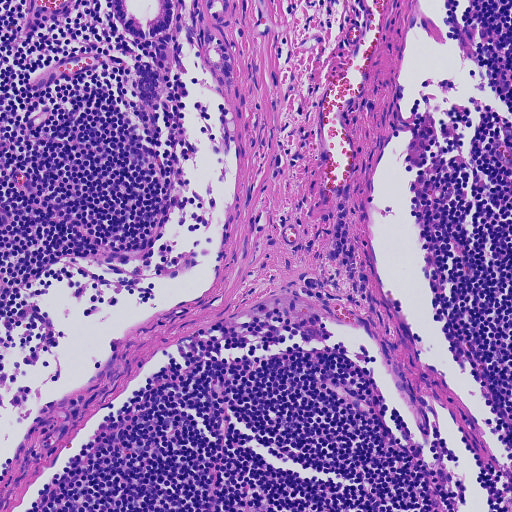
#> input picture 测试图片（p_045_node0）/有癌细胞/01_17_23.png, 512 x 512 px, found by its file name
$ jupyter execute 'GLCM Feature.ipynb'   (shell and % lines are left out)   (older library calls are emulated)
#> lines starting #> are read from the running program, lines starting #| are printed output that depends on the picture; long printed decimals are rounded
#> further down, img is the input picture: shape (512, 512, 3); mean R, G, B 151.4, 110.9, 180.3
[cell 1]
import math
import numpy as np
import matplotlib.pyplot as plt

import skimage
from skimage import io, measure, exposure, filters
from skimage.color import rgba2rgb, rgb2gray
from sklearn.cluster import KMeans
from skimage.util import compare_images
from skimage.filters.rank import entropy
from skimage.feature import greycomatrix, greycoprops
from skimage.morphology import disk

from scipy.stats import entropy

import os
import csv

[cell 2]
def extract_features(image_input):
    gray =  rgb2gray(image_input)
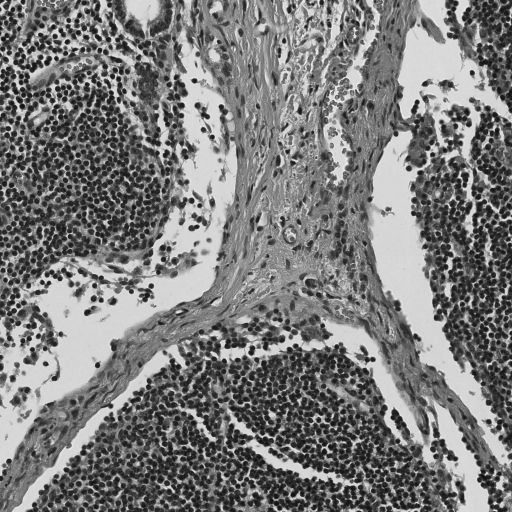
#> gray: shape (512, 512) float64; min 0.0318, max 0.995, mean 0.488
    [counts, bins] = exposure.histogram(gray,nbins=8,source_range='dtype',normalize=True)
#> counts = [0, 0, 0, 0, 0.215, 0.329, 0.237, 0.219]; bins = [-0.875, -0.625, -0.375, -0.125, 0.125, 0.375, 0.625, 0.875]
    v = counts.flatten()
#> v = [0, 0, 0, 0, 0.215, 0.329, 0.237, 0.219]


    fig, ax = plt.subplots(figsize=(12, 12))
    plt.subplot(1,3,1)
    plt.imshow(image_input)
    plt.subplot(1,3,2)
    plt.imshow(gray)

    gray_uint = (255*gray).astype(np.uint8)
    glcm = greycomatrix(gray_uint, distances=[5], angles=[0], levels=256,
                        symmetric=True, normed=True)
    plt.subplot(1,3,3)
    plt.imshow(gray_uint)


    v2 = np.zeros(6)
    v2[0] = greycoprops(glcm, 'contrast')[0, 0]
    v2[1] = greycoprops(glcm, 'dissimilarity')[0, 0]
    v2[2] = greycoprops(glcm, 'homogeneity')[0, 0]
    v2[3] = greycoprops(glcm, 'ASM')[0, 0]
    v2[4] = greycoprops(glcm, 'energy')[0, 0]
    v2[5] = greycoprops(glcm, 'correlation')[0, 0]

    print(v2)
    return v

[cell 3]
#/Users/ying/Documents/CIS Project/测试图片（p_045_node0）/有癌细胞/01_17_22.png

img_loc = '/Users/ying/Documents/CIS Project/测试图片（p_045_node0）/有癌细胞/01_17_23.png'

img = io.imread(img_loc)

result = extract_features(img)
#> result = [0, 0, 0, 0, 0.215, 0.329, 0.237, 0.219]

print(result)
#| [0.         0.         0.         0.         0.2147 0.3292
#|  0.2367 0.2194]
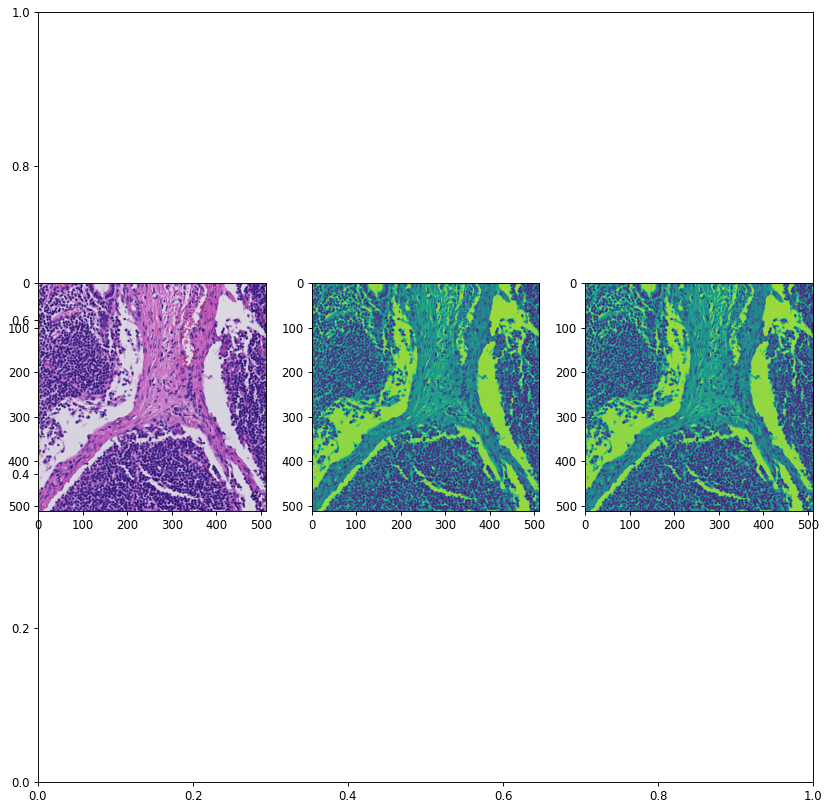
#> figure drawn by matplotlib, 3 panels

$ run again, with 测试图片（p_045_node0）/有癌细胞/01_17_22.png copied over 测试图片（p_045_node0）/有癌细胞/01_17_23.png
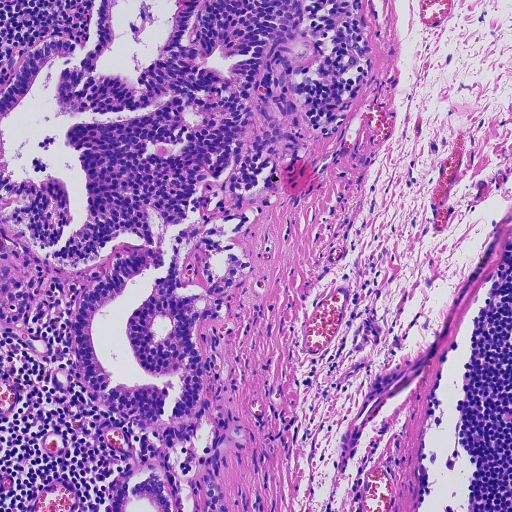
#> input picture 测试图片（p_045_node0）/有癌细胞/01_17_22.png, 512 x 512 px, found by its file name
#> img is the input picture: shape (512, 512, 3); mean R, G, B 168.9, 124.1, 188.4
#> in extract_features, `gray =  rgb2gray(image_input)`:
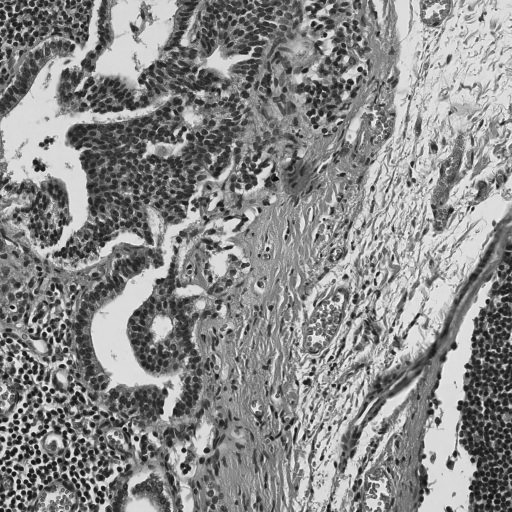
#> gray: shape (512, 512) float64; min 0.0167, max 0.997, mean 0.542
#> counts = [0, 0, 0, 0, 0.132, 0.315, 0.3, 0.252]; bins = [-0.875, -0.625, -0.375, -0.125, 0.125, 0.375, 0.625, 0.875]
#> v = [0, 0, 0, 0, 0.132, 0.315, 0.3, 0.252]
#| [0.         0.         0.         0.         0.1321 0.3152
#|  0.3003 0.2525]
#> `[cell 3] #/Users/ying/Documents/CIS Project/测试图片（p_045_node0）/有癌细胞/01_..`:
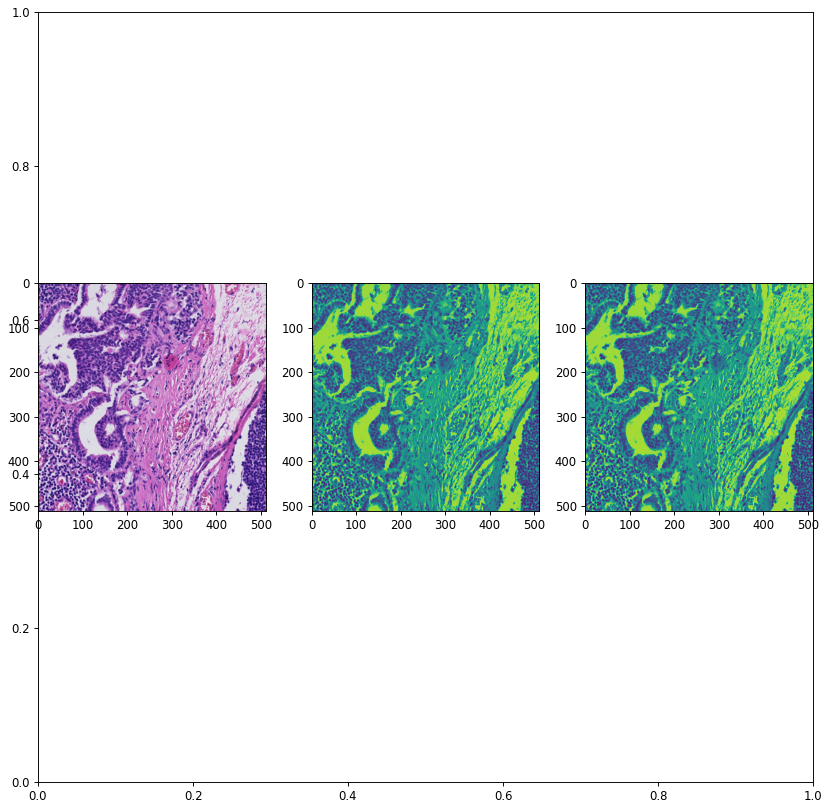
#> figure drawn by matplotlib, 3 panels

$ run again, with 测试图片（p_045_node0）/有癌细胞/01_16_22.png copied over 测试图片（p_045_node0）/有癌细胞/01_17_23.png
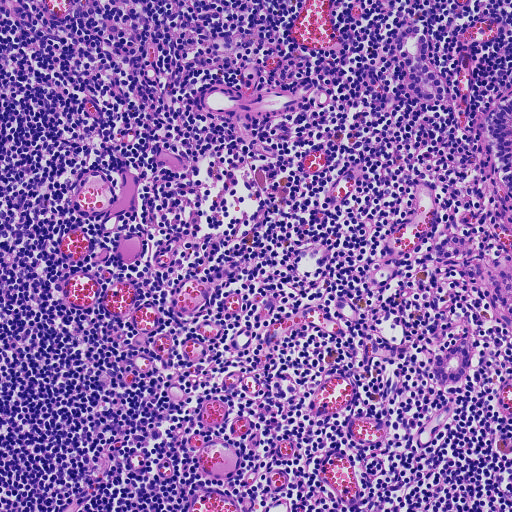
#> input picture 测试图片（p_045_node0）/有癌细胞/01_16_22.png, 512 x 512 px, found by its file name
#> img is the input picture: shape (512, 512, 3); mean R, G, B 141.2, 100.4, 173.7
#> in extract_features, `gray =  rgb2gray(image_input)`:
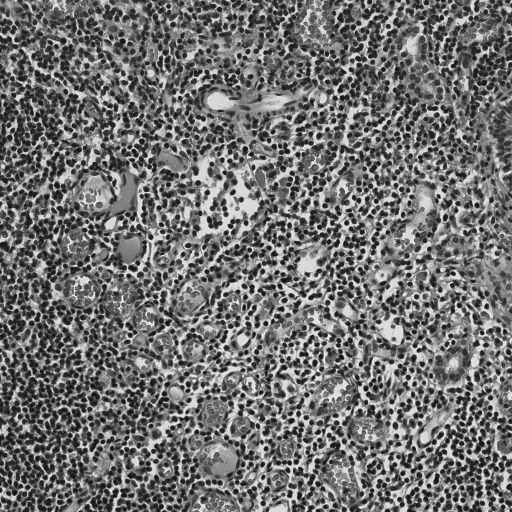
#> gray: shape (512, 512) float64; min 0.0248, max 0.992, mean 0.448
#> counts = [0, 0, 0, 0, 0.244, 0.352, 0.279, 0.124]; bins = [-0.875, -0.625, -0.375, -0.125, 0.125, 0.375, 0.625, 0.875]
#> v = [0, 0, 0, 0, 0.244, 0.352, 0.279, 0.124]
#| [0.         0.         0.         0.         0.2444 0.3518
#|  0.2795 0.1243]
#> `[cell 3] #/Users/ying/Documents/CIS Project/测试图片（p_045_node0）/有癌细胞/01_..`:
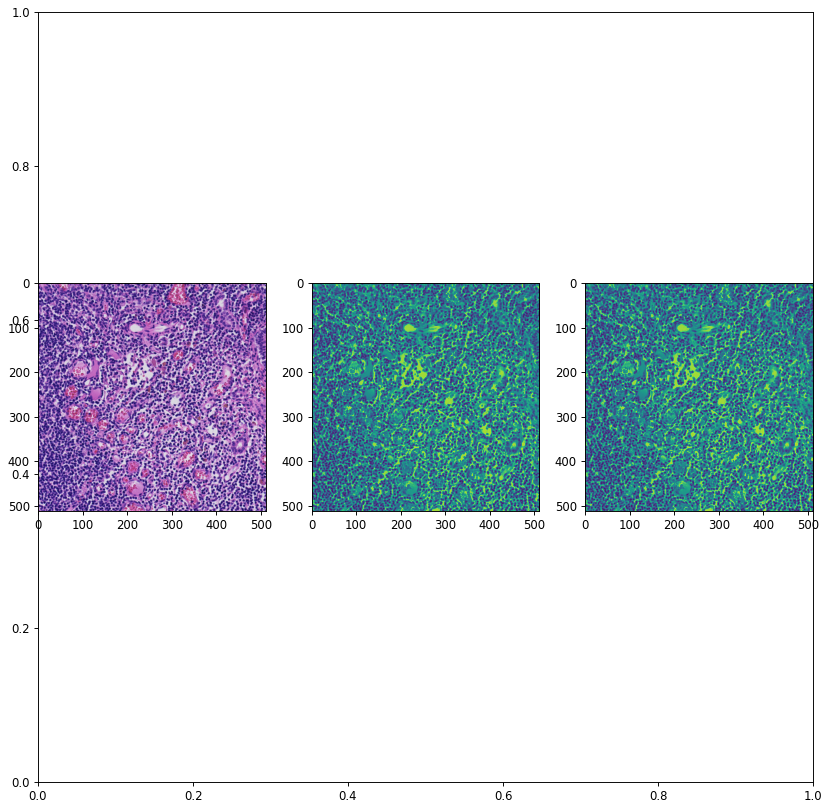
#> figure drawn by matplotlib, 3 panels

$ run again, with 测试图片（p_045_node0）/有癌细胞/01_17_21.png copied over 测试图片（p_045_node0）/有癌细胞/01_17_23.png
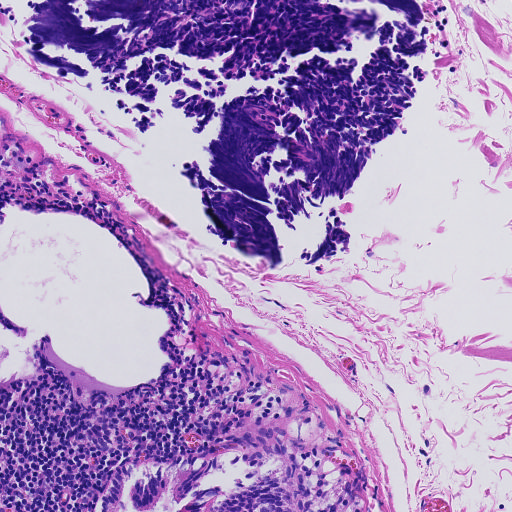
#> input picture 测试图片（p_045_node0）/有癌细胞/01_17_21.png, 512 x 512 px, found by its file name
#> img is the input picture: shape (512, 512, 3); mean R, G, B 171.3, 144.5, 192.3
#> in extract_features, `gray =  rgb2gray(image_input)`:
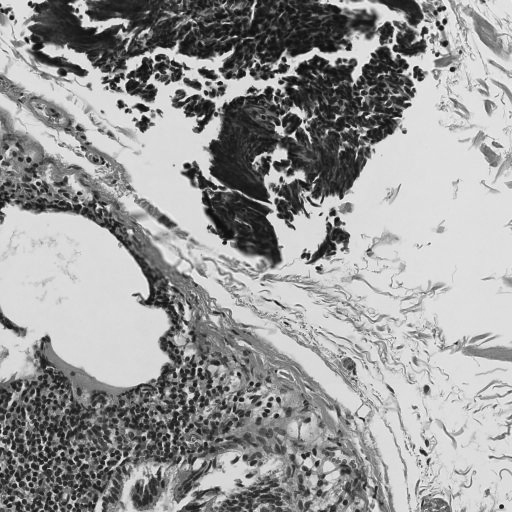
#> gray: shape (512, 512) float64; min 0.0365, max 0.997, mean 0.602
#> counts = [0, 0, 0, 0, 0.181, 0.178, 0.179, 0.462]; bins = [-0.875, -0.625, -0.375, -0.125, 0.125, 0.375, 0.625, 0.875]
#> v = [0, 0, 0, 0, 0.181, 0.178, 0.179, 0.462]
#| [0.         0.         0.         0.         0.1814   0.1779
#|  0.179 0.4617]
#> `[cell 3] #/Users/ying/Documents/CIS Project/测试图片（p_045_node0）/有癌细胞/01_..`:
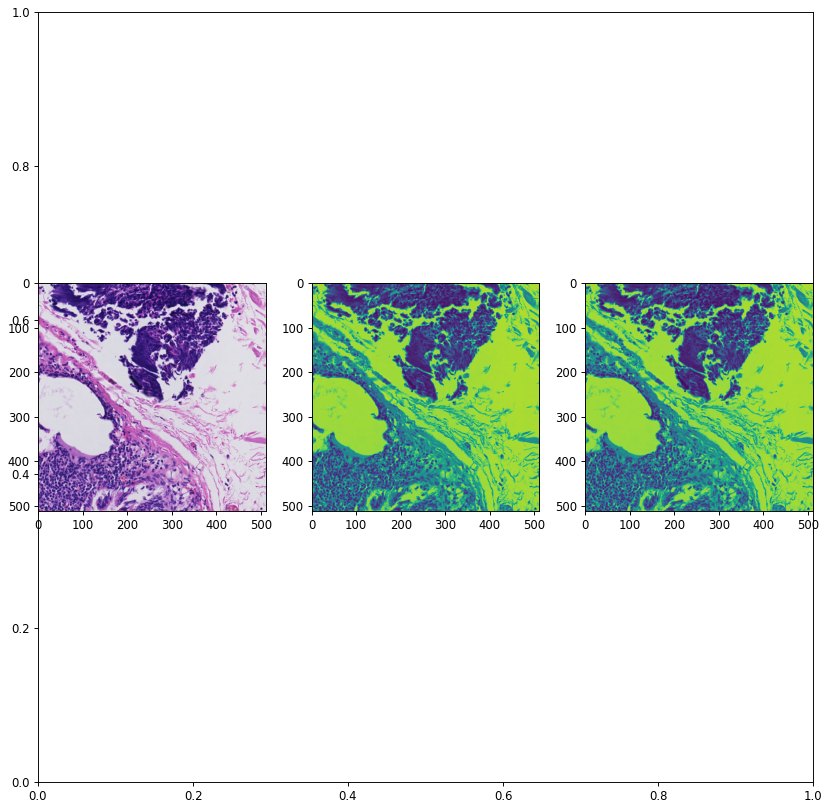
#> figure drawn by matplotlib, 3 panels
